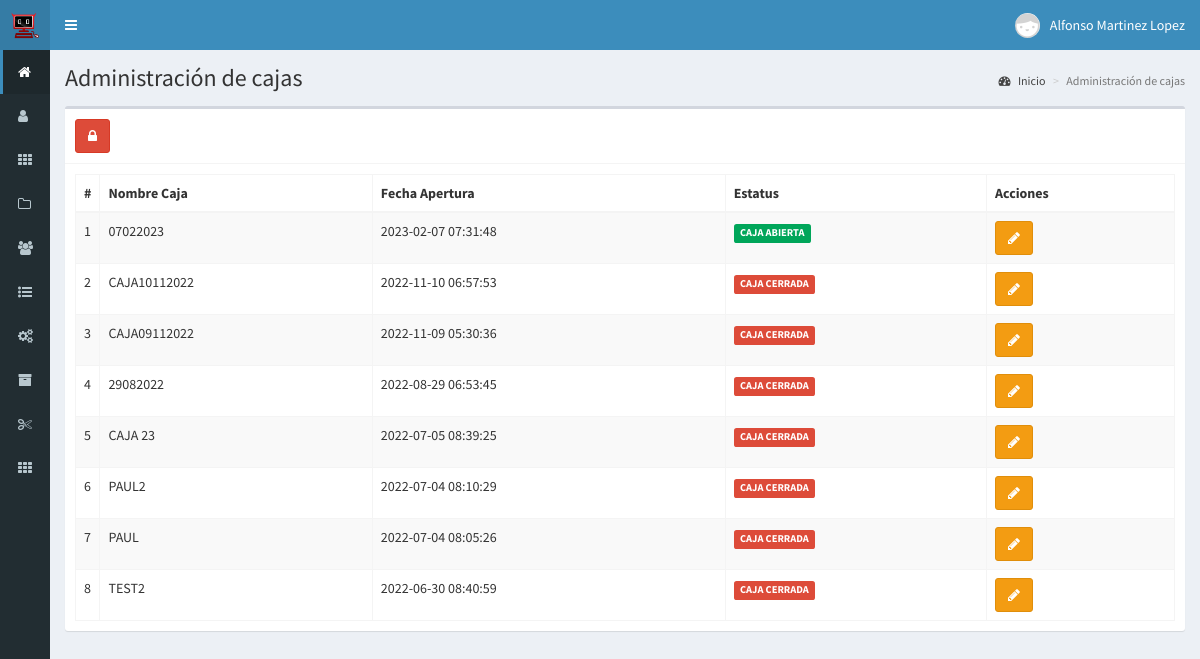
The page /cajas (signed in) on the database its author committed.
### tables this page shows
CREATE TABLE `cajas` (
  `id` int(11) NOT NULL AUTO_INCREMENT,
  `nombre` varchar(255) DEFAULT NULL,
  `fecha_cierre` date DEFAULT NULL,
  `fecha_apertura` datetime DEFAULT NULL,
  `estatus` int(5) DEFAULT '1',
  PRIMARY KEY (`id`)
);

### controladores/plantilla.controlador.php (called while the page is built)
<?php
class ControladorPlantilla{
	static public function ctrPlantilla(){
		include "vistas/plantilla.php";
	}
}

### index.php (called while the page is built, shortened)
<?php
require_once "controladores/plantilla.controlador.php";
require_once "controladores/ventas.controlador.php";
require_once "controladores/cajas.controlador.php";
require_once "controladores/codigosProductos.controlador.php";
require_once "modelos/cajas.modelo.php";
$plantilla = new ControladorPlantilla();
$plantilla -> ctrPlantilla();

### controladores/cajas.controlador.php (called while the page is built, shortened)
<?php
class ControladorCajas
{
	static public function ctrMostrarCajas($item, $valor)
	{
		$tabla = "cajas";
		$respuesta = ModeloCajas::mdlMostrarCajas($tabla, $item, $valor);
		return $respuesta;
	}
}

### modelos/conexion.php (called while the page is built)
<?php
class Conexion
{
    static public function conectar()
    {
        $link = new PDO("mysql:host=localhost;
                        dbname=bopos",
                        "root",
                        "");
        $link->exec("set names utf8");
        return $link;
    }
}

### modelos/cajas.modelo.php (called while the page is built, shortened)
<?php
require_once "conexion.php";
class ModeloCajas{
    static public function mdlMostrarCajas($tabla, $item, $valor){
        if($item != null){
			$stmt = Conexion::conectar()->prepare("SELECT * FROM $tabla WHERE $item = :$item");
			$stmt -> bindParam(":".$item, $valor, PDO::PARAM_STR);
			$stmt -> execute();
			return $stmt -> fetch();
		}else{
			$stmt = Conexion::conectar()->prepare("SELECT * FROM $tabla ORDER BY id DESC");
			$stmt -> execute();
			return $stmt -> fetchAll();
		}
    }
}

### vistas/modulos/cajas.php (the view, shortened to what this page needs)
<div class="content-wrapper">
  <section class="content-header">
    <h1>
      Administración de cajas
    </h1>
    <ol class="breadcrumb">
      <li><a href="inicio"><i class="fa fa-dashboard"></i> Inicio</a></li>
      <li class="active">Administración de cajas</li>
    </ol>
  </section>
  <section class="content">
    <div class="box">
      <?php
      $item = "estatus";
      $valor = 1;
      $estatusCaja = ControladorCajas::ctrMostrarCajas($item, $valor);
      if ($estatusCaja == false) {
      ?>
        <div class="box-header with-border">
          <button class="btn btn-primary" data-toggle="modal" data-target="#modalAgregarCaja">
          <span class="fa fa-unlock"></span>
          </button>
        </div>
      <?php
      } else {
      ?>
        <div class="box-header with-border">
          <button class="btn btn-danger" data-toggle="modal">
            <span class="fa fa-lock"></span>
          </button>
        </div>
      <?php
      }
      ?>
      <div class="box-body">
        <table class="table table-bordered table-striped dt-responsive tablas" width="100%">
          <thead>
            <tr>
              <th style="width:10px">#</th>
              <th>Nombre Caja</th>
              <th>Fecha Apertura</th>
              <th>Estatus</th>
              <th>Acciones</th>
            </tr>
          </thead>
          <tbody>
            <?php
            $item = null;
            $valor = null;
            $cajas = ControladorCajas::ctrMostrarCajas($item, $valor);
            foreach ($cajas as $key => $value) {
              echo ' <tr>
                    <td>' . ($key + 1) . '</td>
                    <td class="text-uppercase">' . $value["nombre"] . '</td>
                    <td class="text-uppercase">' . $value["fecha_apertura"] . '</td>';
              if ($value["estatus"] == 1) {
                echo '<td class="text-uppercase"><span class="label label-success">Caja abierta</span></td>';
              } else {
                echo '<td class="text-uppercase"><span class="label label-danger">Caja cerrada</span></td>';
              }
              echo '<td>
                      <div class="btn-group">
                        <button class="btn btn-warning btnEditarCaja" idCaja="' . $value["id"] . '" data-toggle="modal" data-target="#modalEditarCaja"><i class="fa fa-pencil"></i></button>';
              echo '</div>
                    </td>
                  </tr>';
            }
            ?>
          </tbody>
        </table>
      </div>
    </div>
  </section>
</div>

### rows shown on the page
cajas: nombre "07022023", fecha_apertura "2023-02-07 07:31:48", estatus "CAJA ABIERTA"
cajas: nombre "CAJA10112022", fecha_apertura "2022-11-10 06:57:53", estatus "CAJA CERRADA"
cajas: nombre "CAJA09112022", fecha_apertura "2022-11-09 05:30:36", estatus "CAJA CERRADA"
cajas: nombre "29082022", fecha_apertura "2022-08-29 06:53:45", estatus "CAJA CERRADA"
cajas: nombre "CAJA 23", fecha_apertura "2022-07-05 08:39:25", estatus "CAJA CERRADA"
cajas: nombre "PAUL2", fecha_apertura "2022-07-04 08:10:29", estatus "CAJA CERRADA"
cajas: nombre "PAUL", fecha_apertura "2022-07-04 08:05:26", estatus "CAJA CERRADA"
cajas: nombre "TEST2", fecha_apertura "2022-06-30 08:40:59", estatus "CAJA CERRADA"

### other values the page prints
$_SESSION["nombre"] "Alfonso Martinez Lopez"
